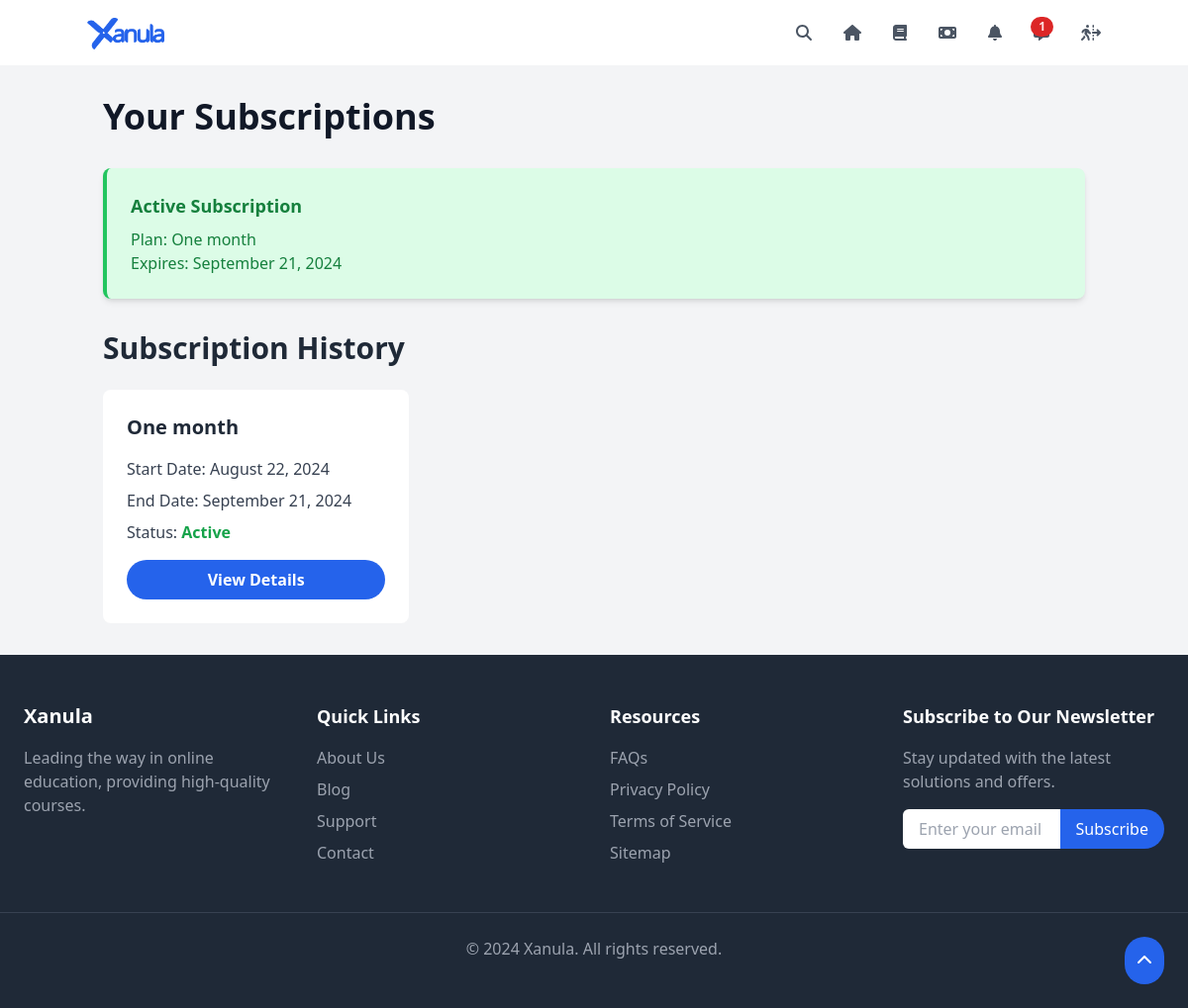
Screenshot of /subscriptions/ (signed in) with the database file from the repository.
### subscriptions/models.py (models this page shows, shortened)
class Subscription(models.Model):
    user = models.ForeignKey(User, on_delete=models.CASCADE, related_name='subscriptions')
    plan = models.ForeignKey(SubscriptionPlan, on_delete=models.PROTECT)
    start_date = models.DateTimeField(default=timezone.now)
    end_date = models.DateTimeField()
    is_active = models.BooleanField(default=True)
    @property
    def is_valid(self):
        return self.is_active and self.end_date > timezone.now()

class SubscriptionPlan(models.Model):
    name = models.CharField(max_length=100)
    duration_days = models.PositiveIntegerField()
    price = models.DecimalField(max_digits=7, decimal_places=3)
    description = models.TextField()

### subscriptions/views.py (the view)
# urls.py: path('subscriptions/', views.SubscriptionListView.as_view(), name='subscription_list'),
class SubscriptionListView(LoginRequiredMixin, ListView):
    model = Subscription
    template_name = 'subscriptions/subscription_list.html'
    context_object_name = 'subscriptions'
    def get_queryset(self):
        return Subscription.objects.filter(user=self.request.user).order_by('-start_date')
    def get_context_data(self, **kwargs):
        context = super().get_context_data(**kwargs)
        context['active_subscription'] = Subscription.objects.filter(
            user=self.request.user,
            is_active=True,
            end_date__gt=timezone.now()
        ).first()
        return context

### core/context_processors.py (called while the page is built, shortened)
def notification_count(request):
    if request.user.is_authenticated:
        count = ExplanationRequest.objects.filter(user=request.user, status='pending').count()
        return {'notification_count': count}
    return {'notification_count': 0}

def general_notification_count(request):
    return {'unread_notifications_count': 0}

### templates/subscriptions/subscription_list.html (shortened to what this page needs)
{% extends 'base.html' %}
{% block content %}
<div class="container mx-auto px-4 py-8">
    <h1 class="text-4xl font-extrabold text-gray-900 mb-8">Your Subscriptions</h1>
    {% if active_subscription %}
        <div class="bg-green-100 border-l-4 border-green-500 text-green-700 p-6 mb-8 rounded-lg shadow-md" role="alert">
            <p class="text-lg font-bold">Active Subscription</p>
            <p class="mt-2">Plan: <span class="font-medium">{{ active_subscription.plan.name }}</span></p>
            <p>Expires: <span class="font-medium">{{ active_subscription.end_date|date:"F j, Y" }}</span></p>
        </div>
    {% endif %}
    <h2 class="text-3xl font-bold text-gray-800 mb-6">Subscription History</h2>
    {% if subscriptions %}
        <div class="grid grid-cols-1 md:grid-cols-2 lg:grid-cols-3 gap-8">
            {% for subscription in subscriptions %}
                <div class="bg-white rounded-lg p-6">
                    <h3 class="text-xl font-semibold text-gray-800 mb-4">{{ subscription.plan.name }}</h3>
                    <p class="text-gray-700 mb-2">Start Date: <span class="font-medium">{{ subscription.start_date|date:"F j, Y" }}</span></p>
                    <p class="text-gray-700 mb-2">End Date: <span class="font-medium">{{ subscription.end_date|date:"F j, Y" }}</span></p>
                    <p class="text-gray-700 mb-4">Status: <span class="{% if subscription.is_valid %}text-green-600{% else %}text-red-600{% endif %} font-semibold">{% if subscription.is_valid %}Active{% else %}Expired{% endif %}</span></p>
                    <a href="{% url 'subscriptions:subscription_detail' subscription.pk %}" class="block bg-blue-600 hover:bg-blue-700 text-white font-bold py-2 px-4 rounded-full text-center">
                        View Details
                    </a>
                </div>
            {% endfor %}
        </div>
    {% else %}
        <p class="text-lg text-gray-700">You have no subscription history.</p>
    {% endif %}
</div>
{% endblock %}

### rows the page displays
Subscription: plan.name "One month", end_date "September 21, 2024", start_date "August 22, 2024", is_active "Active"

### other values shown
{{ notification_count }} "1"
